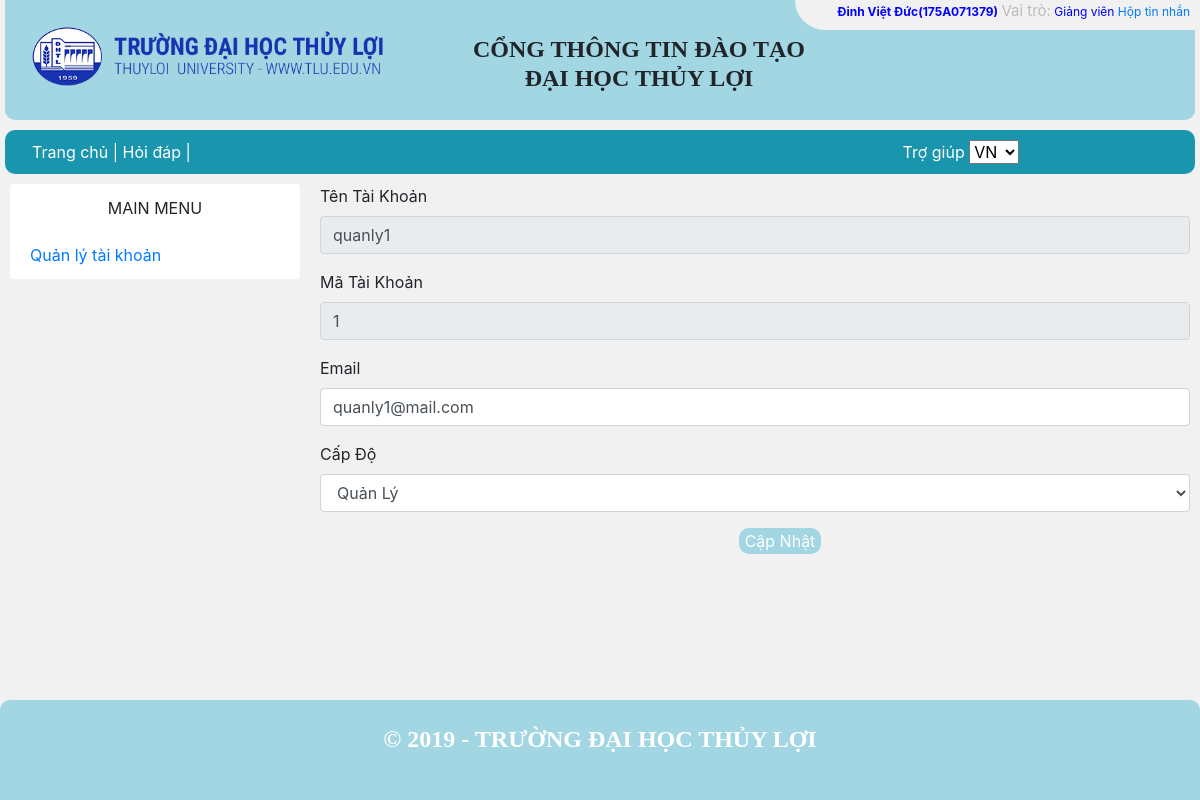
The app's page /admin/admincapnhattk.php?id=1 with its own data.
### tables this page shows
CREATE TABLE `taikhoan` (
  `TenTaiKhoan` varchar(30) DEFAULT NULL,
  `MatKhau` varchar(60) DEFAULT NULL,
  `email` varchar(30) DEFAULT NULL,
  `CapDo` tinyint(4) DEFAULT NULL,
  `NgayTao` datetime DEFAULT current_timestamp() ON UPDATE current_timestamp(),
  `MaTK` int(10) NOT NULL
);

### admin/admincapnhattk.php (the view, shortened to what this page needs)
<?php require_once("../includes/mysqli_connect.php"); ?>
<?php require ("dautrang.php"); ?>
<?php
    $id = -1;
	if (isset($_GET['id'])) {	$id = $_GET['id'];	}
	$sql = "SELECT * FROM taikhoan WHERE MaTK = '$id'";
	$query = mysqli_query($dbcon,$sql);
?>
    <main>
	  <?php require ("nav.php"); ?>
      <div class="grid-container">
      <?php require ("navadmin.php"); ?>
      <div class="grid-item item2">
	  <div class="grid-table">
        <?php
		              while ( $data = mysqli_fetch_array($query) ) {
	                ?>
					<form action="admincapnhattk.php" method="post">
						<div class="form-group" >
								<label>Tên Tài Khoản</label>
                                <input type="text" name="TenTaiKhoan" class="form-control" required
                                value="<?php echo $data['TenTaiKhoan']; ?>" readonly/>
							</div>
							<div class="form-group" >
								<label>Mã Tài Khoản</label>
                                <input type="text" name="MaTK" class="form-control" required
                                value="<?php echo $data['MaTK']; ?>" readonly/>
							</div>
							<div class="form-group">
								<label>Email</label>
                                <input type="text" name="email" class="form-control" required
                                value="<?php echo $data['email']; ?>"/>
							</div>
							<div class="form-group">
								<label>Cấp Độ</label>
                <select class="form-control" id="CapDo" name="CapDo" placeholder=""
                                            maxlength="60" required
                                            value="">
                                            <option id="CapDo" name="CapDo" value="">
                                            <?php if( $data['CapDo']=="2" )
                                            {echo "Quản Lý" ;}
                                            else
                                            {echo "Giảng Viên" ;}
                                            ?>
                                            </option>
                 </select>
							</div>
		                    <div class="form-group" style="text-align: center;">
                                <input type="submit" class="submit" name="admincapnhattk"  value="Cập Nhật" />
					        </div>
					</form>
					<?php } ?>
        </div>
		</div>
        </div>
    </main>
    <?php require ("chantrang.php"); ?>

### css/stylex.css (style rules this page uses)
body { background-color: #f1f1f2; height: 100%; }
main { height: 100%; }
.grid-container { display: grid; grid-template-columns: 1fr 3fr; padding: 10px; grid-gap: 20px; }
main { padding-top: 10px; height: 100%; padding-bottom: 100px; }
.submit { background-color: #a1d6e2; border-radius: 10px; color: white; margin-left: 50px; border: none; text-align: center; align-items: center; }

### records on screen
taikhoan: TenTaiKhoan "quanly1", MaTK "1", email "quanly1@mail.com"
